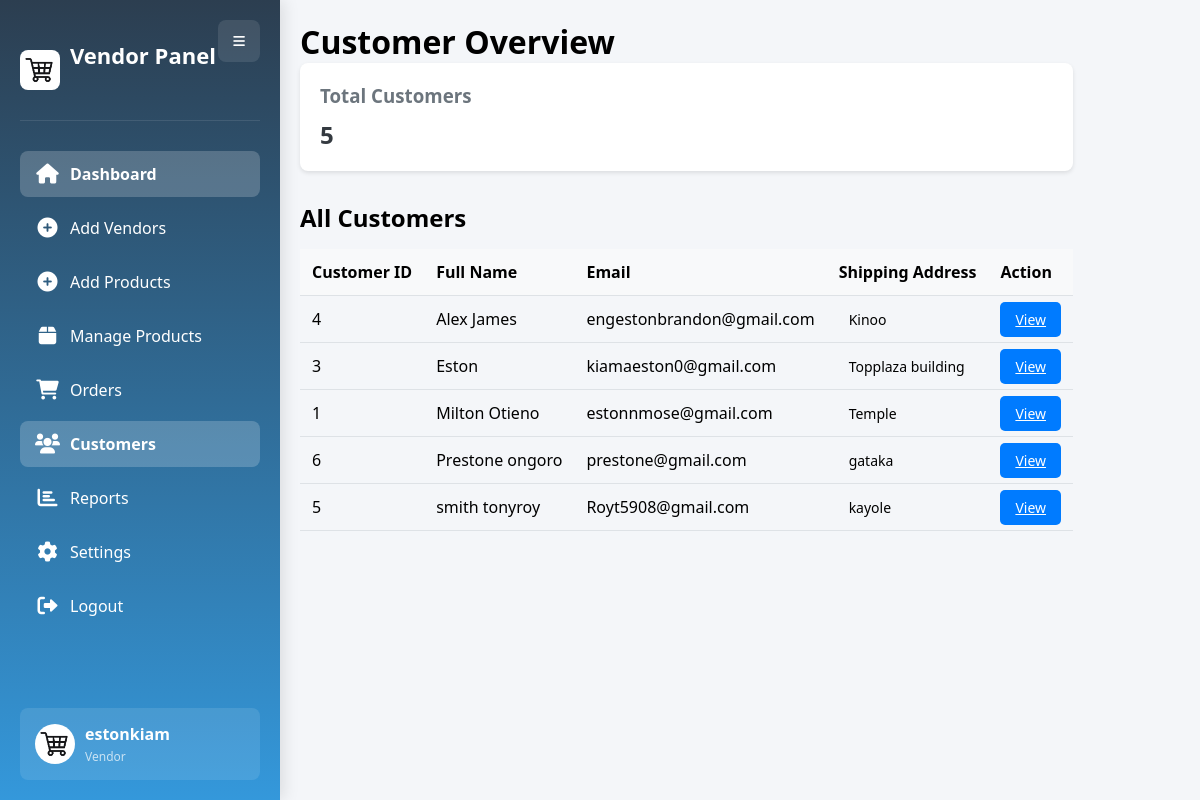
The page /admin/customers.php (signed in) on the database its author committed.
### tables this page shows
CREATE TABLE `customers` (
  `customer_id` int(11) NOT NULL,
  `first_name` varchar(100) NOT NULL,
  `last_name` varchar(100) NOT NULL,
  `email` varchar(255) NOT NULL,
  `password` varchar(255) NOT NULL,
  `phone` varchar(20) DEFAULT NULL,
  `address_line1` varchar(255) DEFAULT NULL,
  `address_line2` varchar(255) DEFAULT NULL,
  `city` varchar(100) NOT NULL,
  `state` varchar(100) NOT NULL,
  `postal_code` varchar(20) NOT NULL,
  `country` varchar(100) NOT NULL,
  `created_at` timestamp NOT NULL DEFAULT current_timestamp(),
  `reset_token` varchar(255) DEFAULT NULL,
  `reset_token_expiry` datetime DEFAULT NULL
);

### admin/customers.php (the view, shortened to what this page needs)
<?php
$servername = "localhost";
$username = "root";
$password = "";
$dbname = "ecommerce";
$conn = new mysqli($servername, $username, $password, $dbname);
$total_customers = $conn->query("SELECT COUNT(*) as count FROM customers")->fetch_assoc()['count'];
$customers = $conn->query("SELECT * FROM customers ORDER BY first_name");
?>
<!DOCTYPE html>
<html lang="en">
<head>
    <link href="https://cdnjs.cloudflare.com/ajax/libs/font-awesome/6.0.0/css/all.min.css" rel="stylesheet">
    <link rel="stylesheet" href="assets/css/admindash.css">
</head>
<body>
    <div class="container">
        <?php include('include/sidebar.php'); ?>
        <div class="main-content">
            <h1>Customer Overview</h1>
            <div class="stats-grid">
                <div class="stat-card">
                    <h3>Total Customers</h3>
                    <div class="value"><?php echo $total_customers; ?></div>
                </div>
            </div>
            <div class="customers-list">
                <h2>All Customers</h2>
                <table>
                    <thead>
                        <tr>
                            <th>Customer ID</th>
                            <th>Full Name</th>
                            <th>Email</th>
                            <th>Shipping Address</th>
                            <th>Action</th>
                        </tr>
                    </thead>
                    <tbody>
                        <?php while($customer = $customers->fetch_assoc()): ?>
                        <tr>
                            <td><?php echo $customer['customer_id']; ?></td>
                            <td><?php echo htmlspecialchars($customer['first_name']) . ' ' . htmlspecialchars($customer['last_name']); ?></td>
                            <td><?php echo $customer['email']; ?></td>
                            <td>
                                <span class="status"><?php echo $customer['address_line1']; ?></span>
                            </td>
                            <td>
                                <a href="view_profile.php?id=<?php echo $customer['customer_id']; ?>" class="btn btn-primary">View</a>
                            </td>
                        </tr>
                        <?php endwhile; ?>
                    </tbody>
                </table>
            </div>
        </div>
    </div>
</body>
</html>

### admin/include/sidebar.php (shortened to what this page needs)
<?php
$servername = "localhost";
$username = "root";
$password = "";
$dbname = "ecommerce";
$conn = new mysqli($servername, $username, $password, $dbname);
$admin_username = "Admin";
if (isset($_SESSION['admin_id'])) {
    $admin_id = $_SESSION['admin_id'];
    $query = "SELECT username FROM admins WHERE id = ?";
    $stmt = $conn->prepare($query);
    $stmt->bind_param("i", $admin_id);
    $stmt->execute();
    $stmt->bind_result($username);
    if ($stmt->fetch()) {
        $admin_username = $username;
    }
}
?>
<!DOCTYPE html>
<html>
<head>
    <link rel="stylesheet" href="https://cdnjs.cloudflare.com/ajax/libs/font-awesome/6.0.0/css/all.min.css">
</head>
<body>
    <div class="container">
        <div class="sidebar">
            <button class="toggle-btn">
                <i class="fas fa-bars"></i>
            </button>
            <div class="sidebar-header">
                <img src="assets/img/cart.jpg" alt="Logo">
                <h2>Vendor Panel</h2>
            </div>
            <ul>
                <li><a href="dashboard.php" class="active">
                    <i class="fas fa-home"></i><span>Dashboard</span>
                </a></li>
                <li><a href="registration.php">
                    <i class="fas fa-plus-circle"></i><span>Add Vendors</span>
                </a></li>
                <li><a href="addproducts.php">
                    <i class="fas fa-plus-circle"></i><span>Add Products</span>
                </a></li>
                <li><a href="productview.php">
                    <i class="fas fa-box"></i><span>Manage Products</span>
                </a></li>
                <li><a href="orders.php">
                    <i class="fas fa-shopping-cart"></i><span>Orders</span>
                </a></li>
                <li><a href="customers.php">
                    <i class="fas fa-users"></i><span>Customers</span>
                </a></li>
                <li><a href="reports.php">
                    <i class="fas fa-chart-bar"></i><span>Reports</span>
                </a></li>
                <li><a href="settings.php">
                    <i class="fas fa-cog"></i><span>Settings</span>
                </a></li>
                <li><a href="logout.php">
                    <i class="fas fa-sign-out-alt"></i><span>Logout</span>
                </a></li>
            </ul>
            <div class="user-profile">
                <img src="assets/img/cart.jpg" alt="User Avatar">
                <div class="user-info">
                    <h4><?php echo htmlspecialchars($admin_username); ?></h4>
                    <p>Vendor</p>
                </div>
            </div>
        </div>
</body>
</html>

### admin/assets/css/admindash.css (style rules this page uses)
* { margin: 0; padding: 0; box-sizing: border-box; }
body { font-family: Arial, sans-serif; background-color: #f4f6f9; }
.container { display: flex; min-height: 100vh; }
.sidebar { width: 250px; background-color: #343a40; color: white; padding: 20px; }
.sidebar h2 { margin-bottom: 30px; text-align: center; }
.sidebar ul { list-style: none; }
.sidebar ul li { margin-bottom: 15px; }
.sidebar ul li a { color: white; text-decoration: none; display: block; padding: 10px; border-radius: 5px; }
.main-content { flex: 1; padding: 20px; }
.stats-grid { display: grid; grid-template-columns: repeat(auto-fit, minmax(250px, 1fr)); gap: 20px; margin-bottom: 30px; }
.stat-card { background-color: white; padding: 20px; border-radius: 8px; box-shadow: 0 2px 4px rgba(0,0,0,0.1); }
.stat-card h3 { color: #6c757d; margin-bottom: 10px; }
.stat-card .value { font-size: 24px; font-weight: bold; color: #343a40; }
table { width: 100%; border-collapse: collapse; margin-top: 15px; }
th, td { padding: 12px; text-align: left; border-bottom: 1px solid #dee2e6; }
th { background-color: #f8f9fa; }
.status { padding: 5px 10px; border-radius: 15px; font-size: 14px; }
.btn { padding: 8px 15px; border-radius: 5px; border: none; cursor: pointer; font-size: 14px; }
.btn-primary { background-color: #007bff; color: white; }

### admin/include/sidebar.php (style rules this page uses)
* { margin: 0; padding: 0; box-sizing: border-box; font-family: 'Segoe UI', Tahoma, Geneva, Verdana, sans-serif; }
body { background-color: #f4f6f9; }
.container { display: flex; min-height: 100vh; }
.sidebar { width: 280px; background: linear-gradient(180deg, #2c3e50 0%, #3498db 100%); color: white; padding: 20px; position: relative; transition: all 0.3s cubic-bezier(0.4, 0, 0.2, 1); box-shadow: 4px 0 15px rgba(0, 0, 0, 0.1); }
.toggle-btn { position: absolute; right: 20px; top: 20px; background: rgba(255, 255, 255, 0.1); color: white; border: none; padding: 12px 15px; cursor: pointer; border-radius: 8px; transition: all 0.3s ease; z-index: 2; }
.sidebar-header { display: flex; align-items: center; padding: 20px 0; margin-bottom: 30px; border-bottom: 1px solid rgba(255, 255, 255, 0.1); }
.sidebar-header img { width: 40px; height: 40px; margin-right: 10px; border-radius: 8px; }
.sidebar-header h2 { font-size: 22px; font-weight: 600; color: #fff; }
.sidebar ul { list-style: none; padding: 0; }
.sidebar ul li { margin-bottom: 8px; }
.sidebar ul li a { color: white; text-decoration: none; display: flex; align-items: center; padding: 12px 15px; border-radius: 8px; font-size: 16px; transition: all 0.3s ease; }
.sidebar ul li a i { margin-right: 10px; font-size: 20px; width: 25px; text-align: center; }
.sidebar ul li a.active { background: rgba(255, 255, 255, 0.2); font-weight: 600; }
.user-profile { position: absolute; bottom: 20px; left: 20px; right: 20px; display: flex; align-items: center; background: rgba(255, 255, 255, 0.1); padding: 15px; border-radius: 8px; }
.user-profile img { width: 40px; height: 40px; border-radius: 50%; margin-right: 10px; }
.user-info { flex: 1; }
.user-info h4 { font-size: 16px; margin-bottom: 3px; }
.user-info p { font-size: 12px; opacity: 0.7; }
.main-content { flex: 1; padding: 20px; transition: all 0.3s ease; }

### rows shown on the page
customers: customer_id "4", first_name "Alex", last_name "James", email "engestonbrandon@gmail.com", address_line1 "Kinoo"
customers: customer_id "3", first_name "Eston", email "kiamaeston0@gmail.com", address_line1 "Topplaza building"
customers: customer_id "1", first_name "Milton", last_name "Otieno", email "estonnmose@gmail.com", address_line1 "Temple"
customers: customer_id "6", first_name "Prestone", last_name "ongoro", email "prestone@gmail.com", address_line1 "gataka"
customers: customer_id "5", first_name "smith", last_name "tonyroy", email "Royt5908@gmail.com", address_line1 "kayole"

### other values the page prints
$admin_username "estonkiam"
$total_customers "5"
